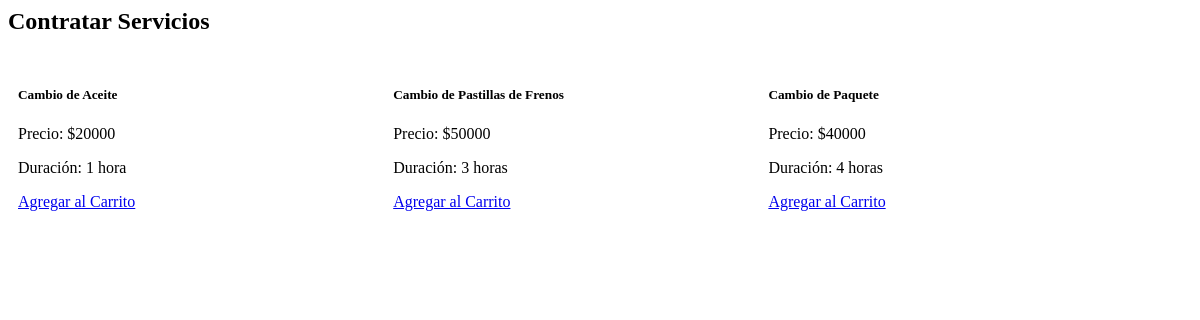
Before: /cli_servicios/ with the older database file.
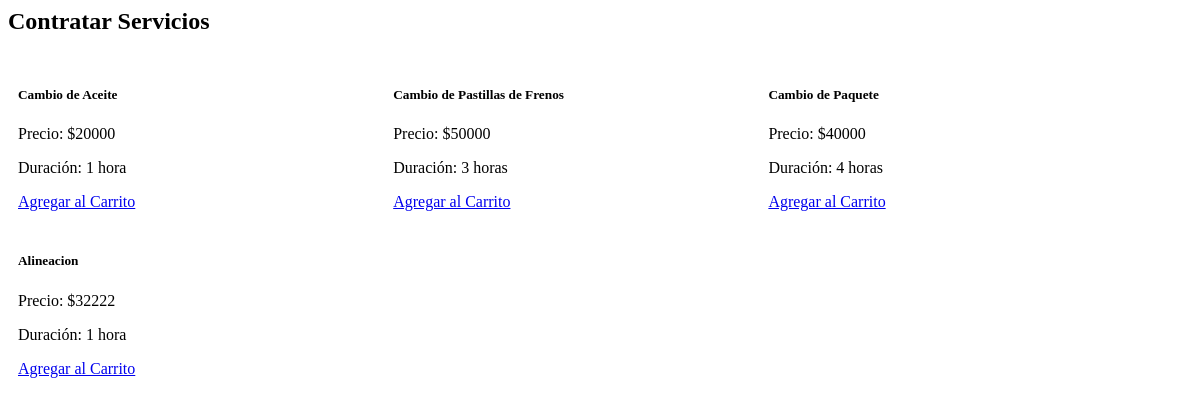
After: the same page with the newer database file.
### myapp/models.py (models this page shows, shortened)
class Servicio(models.Model):
    ser_id= models.AutoField(primary_key=True)
    ser_desc= models.CharField(max_length=50, null=False)
    ser_prec= models.IntegerField(null=False)
    ser_durac= models.CharField(max_length=25, null=False)

### myapp/views.py (the view)
# urls.py: path('cli_servicios/', views.cli_servicios, name='cli_servicios'),
def cli_servicios(request):
    servicios = Servicio.objects.all()
    return render(request, 'cliente/cli_servicios.html', {'servicios': servicios})

### myapp/context_processor.py (called while the page is built)
def totalCarrito(request):
    total = 0
    if "carrito" in request.session.keys():
        for key, value in request.session["carrito"].items():
            total += (value["acumulado"])
    return {"totalCarrito": total}

### myapp/templates/cliente/cli_servicios.html
<h2>Contratar Servicios</h2>
<div class="card-container" id="service-section" style="display: flex; flex-wrap: wrap;">
    {% for servicio in servicios %}
      <div class="service-card" style="flex: 0 0 30%; margin: 10px;">
        <div class="card-header">
          <h5>{{ servicio.ser_desc }} </h5>
        </div>
        <div class="card-body">
          <p>Precio: ${{ servicio.ser_prec }}</p>
          <p>Duración: {{ servicio.ser_durac }}</p>
        </div>
        <a class="informacion" href="{% url 'Add' servicio.ser_id %}">Agregar al Carrito</a>
      </div>
    {% endfor %}
  </div>

Changed rows visible on the page:
added Servicio: ser_desc "Alineacion", ser_prec "32222", ser_durac "1 hora"
